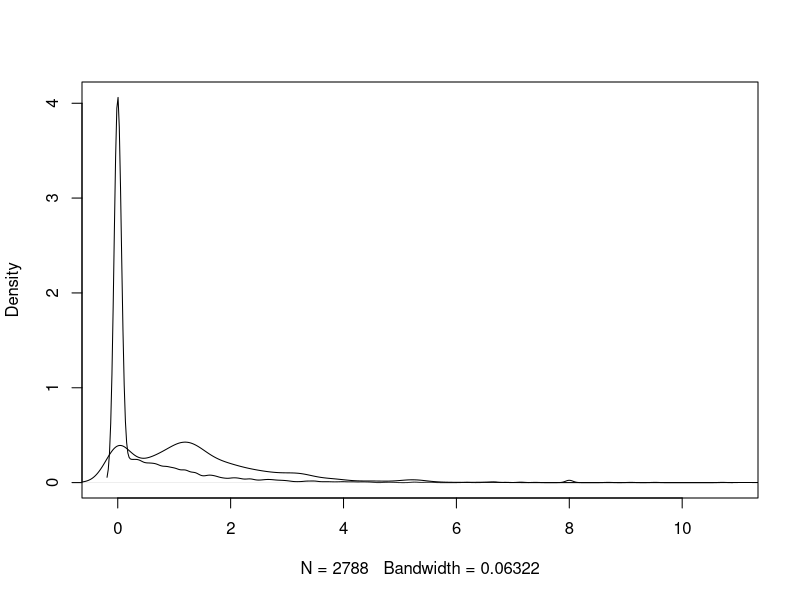

Reproduce this figure in R. (Note: this script raises an error after producing the figure.)
library(caret)
library(kernlab)
data(spam)

#**********************************************************

#density plot of "your"
plot(density(spam$your[spam$type=="nonspam"]),main="")
lines(density(spam$your[spam$type=="spam"]))
prediction<-ifelse(spam$your<=0.5,"nonspam","spam")
table(prediction,spam$type)/length(spam$type)

#data splitting
inTrain<-createDataPartition(y=spam$type,p=0.75,list=F)
#75% for testing
training<-spam[inTrain,]
testing<-spam[-inTrain,]
dim(training)
dim(testing)

#fit a model
set.seed(32323)
modelFit<-train(type~.,data=training,method="glm")
#generalized linear model
modelFit

#final model
modelFit$finalModel

#prediction
predictions<-predict(modelFit,newdata=testing)
predictions

#confusion matrix
confusionMatrix(predictions,testing$type)

#**********************************************************

#data slicing

#K-fold
set.seed(32323)
folds<-createFolds(y=spam$type,k=10,list=T,returnTrain=T)
sapply(folds,length)
folds[[1]][1:10]

#K-fold return test
set.seed(32323)
folds<-createFolds(y=spam$type,k=10,list=T,returnTrain=F)
sapply(folds,length)
folds[[1]][1:10]

#K-fold resampling
set.seed(32323)
folds<-createResample(y=spam$type,times=10,list=T)
sapply(folds,length)
folds[[1]][1:10]

#time slices
set.seed(32323)
tme<-1:1000
folds<-createTimeSlices(y=tme,initialWindow=20,horizon=10)
names(folds)
folds$train[[1]]
folds$test[[1]]

#**********************************************************

#train and trainControl options
args(train.default)
args(trainControl)

#**********************************************************

#pre-processing

#necessity: mean and sd are large
hist(training$capitalAve,xlab="ave. capital run length")
mean(training$capitalAve)
sd(training$capitalAve)

#standardizing on training set
trainCapAve<-training$capitalAve
trainCapAveS<-(trainCapAve-mean(trainCapAve))/sd(trainCapAve)
mean(trainCapAveS)
sd(trainCapAveS)

#standardizing on test set
testCapAve<-testing$capitalAve
#training and test must be processed in the same way
testCapAveS<-(testCapAve-mean(trainCapAve))/sd(trainCapAve)
mean(testCapAveS)
sd(testCapAveS)
#not ideal but accpetable

#standardizing - preProcess
preObj<-preProcess(training[,-58])
#training set
trainCapAveS<-predict(preObj,training[,-58])$capitalAve
mean(trainCapAveS)
sd(trainCapAveS)
#test set
testCapAveS<-predict(preObj,testing[,-58])$capitalAve
mean(testCapAveS)
sd(testCapAveS)
#fit a model
set.seed(32323)
modelFit<-train(type~.,data=training,
                preProcess=c("center","scale"),method="glm")
modelFit

#standardizing - BoxCox
preObj<-preProcess(training[,-58],method=c("BoxCox"))
trainCapAveS<-predict(preObj,training[,-58])$capitalAve
par(mfrow=c(1,2))
hist(trainCapAveS)
qqnorm(trainCapAveS)

#standardizing - Imputing data
set.seed(13343)
#make some values NA
training$capAve<-training$capitalAve
selectNA<-rbinom(dim(training)[1],size=1,prob=0.05)==1
training$capAve[selectNA]<-NA
#impute and standardize
preObj<-preProcess(training[,-58],method="knnImpute")
capAve<-predict(preObj,training[,-58])$capAve
#standardize true values
capAveTruth<-training$capitalAve
capAveTruth<-(capAveTruth-mean(capAveTruth))/sd(capAveTruth)

quantile(capAve-capAveTruth)
quantile((capAve-capAveTruth)[selectNA])
quantile((capAve-capAveTruth)[!selectNA])

#**********************************************************

#correlated predictors
M<-abs(cor(training[,-58]))
diag(M)<-0
which(M>0.8,arr.ind=T)
names(spam)[c(34,32)]
plot(spam[,34],spam[,32])
#rotate the plot
X<-0.71*training$num415+0.71*training$num857
Y<-0.71*training$num415-0.71*training$num857
plot(X,Y)

#Princple Components Analysis

#prcomp with small data
smallSpam<-spam[,c(34,32)]
prComp<-prcomp(smallSpam)
prComp
plot(prComp$x[,1],prComp$x[,2])

#prcomp with large data
typeColor<-((spam$type=="spam")*1+1)
prComp<-prcomp(log10(spam[,-58]+1))
plot(prComp$x[,1],prComp$x[,2],col=typeColor,xlab="PC1",ylab="PC2")

#PCA with caret
preProc<-preProcess(log10(spam[,-58]+1),method="pca",pcaComp=2)
spamPC<-predict(preProc,log10(spam[,-58]+1))
plot(spamPC[,1],spamPC[,2],col=typeColor)

#fit a PCA model
preProc<-preProcess(log10(training[,-58]+1),method="pca",pcaComp=2)
trainPC<-predict(preProc,log10(training[,-58]+1))
testPC<-predict(preProc,log10(testing[,-58]+1))
modelFit<-train(training$type~.,method="glm",data=trainPC)
confusionMatrix(testing$type,predict(modelFit,testPC))

#alternative
modelFit<-train(training$type~.,method="glm",data=training)
confusionMatrix(testing$type,predict(modelFit,testing))
